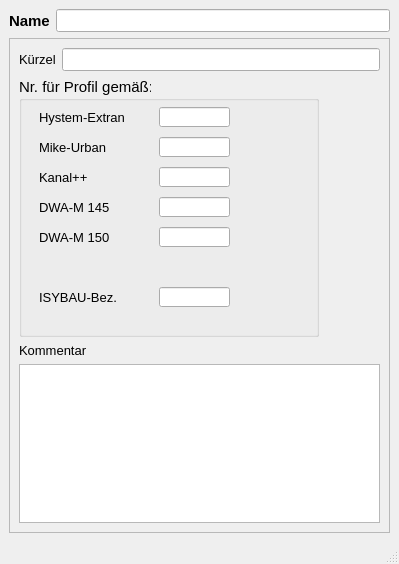
<?xml version="1.0" encoding="UTF-8"?>
<ui version="4.0">
 <class>MainWindow</class>
 <widget class="QMainWindow" name="MainWindow">
  <property name="geometry">
   <rect>
    <x>0</x>
    <y>0</y>
    <width>399</width>
    <height>564</height>
   </rect>
  </property>
  <property name="minimumSize">
   <size>
    <width>290</width>
    <height>390</height>
   </size>
  </property>
  <property name="font">
   <font>
    <family>Tahoma</family>
    <pointsize>10</pointsize>
   </font>
  </property>
  <property name="windowTitle">
   <string>Profil</string>
  </property>
  <property name="layoutDirection">
   <enum>Qt::LeftToRight</enum>
  </property>
  <widget class="QWidget" name="centralwidget">
   <layout class="QVBoxLayout" name="verticalLayout">
    <item>
     <layout class="QHBoxLayout" name="horizontalLayout">
      <item>
       <widget class="QLabel" name="label_4">
        <property name="font">
         <font>
          <family>Tahoma</family>
          <pointsize>11</pointsize>
          <weight>75</weight>
          <bold>true</bold>
         </font>
        </property>
        <property name="text">
         <string>Name</string>
        </property>
        <property name="alignment">
         <set>Qt::AlignLeading|Qt::AlignLeft|Qt::AlignVCenter</set>
        </property>
       </widget>
      </item>
      <item>
       <widget class="QLineEdit" name="profilnam">
        <property name="toolTip">
         <string>&lt;html&gt;&lt;head/&gt;&lt;body&gt;&lt;p&gt;Eindeutige Bezeichnung&lt;/p&gt;&lt;/body&gt;&lt;/html&gt;</string>
        </property>
        <property name="statusTip">
         <string>Eindeutige Bezeichnung</string>
        </property>
        <property name="text">
         <string/>
        </property>
       </widget>
      </item>
     </layout>
    </item>
    <item>
     <widget class="QScrollArea" name="scrollArea">
      <property name="widgetResizable">
       <bool>true</bool>
      </property>
      <widget class="QWidget" name="scrollAreaWidgetContents">
       <property name="geometry">
        <rect>
         <x>0</x>
         <y>0</y>
         <width>375</width>
         <height>478</height>
        </rect>
       </property>
       <layout class="QGridLayout" name="gridLayout">
        <item row="0" column="0">
         <widget class="QLabel" name="label_5">
          <property name="font">
           <font>
            <family>Tahoma</family>
            <pointsize>10</pointsize>
           </font>
          </property>
          <property name="text">
           <string>Kürzel</string>
          </property>
          <property name="alignment">
           <set>Qt::AlignLeading|Qt::AlignLeft|Qt::AlignVCenter</set>
          </property>
         </widget>
        </item>
        <item row="0" column="1">
         <widget class="QLineEdit" name="kuerzel">
          <property name="font">
           <font>
            <family>Tahoma</family>
            <pointsize>10</pointsize>
           </font>
          </property>
          <property name="toolTip">
           <string>optional: Kürzel</string>
          </property>
          <property name="statusTip">
           <string>optional: Kürzel</string>
          </property>
          <property name="text">
           <string/>
          </property>
         </widget>
        </item>
        <item row="1" column="0" colspan="2">
         <widget class="QGroupBox" name="groupBox_3">
          <property name="minimumSize">
           <size>
            <width>300</width>
            <height>260</height>
           </size>
          </property>
          <property name="maximumSize">
           <size>
            <width>300</width>
            <height>260</height>
           </size>
          </property>
          <property name="font">
           <font>
            <family>Tahoma</family>
            <pointsize>11</pointsize>
           </font>
          </property>
          <property name="title">
           <string>Nr. für Profil gemäß:</string>
          </property>
          <widget class="QLineEdit" name="kp_key">
           <property name="geometry">
            <rect>
             <x>140</x>
             <y>90</y>
             <width>71</width>
             <height>20</height>
            </rect>
           </property>
           <property name="font">
            <font>
             <family>Tahoma</family>
             <pointsize>10</pointsize>
            </font>
           </property>
           <property name="toolTip">
            <string>&lt;html&gt;&lt;head/&gt;&lt;body&gt;&lt;p&gt;Nr. des Profiltyps entspr. Kanal++&lt;/p&gt;&lt;/body&gt;&lt;/html&gt;</string>
           </property>
           <property name="statusTip">
            <string>Nr. des Profiltyps entspr. Kanal++</string>
           </property>
           <property name="text">
            <string/>
           </property>
          </widget>
          <widget class="QLabel" name="label">
           <property name="geometry">
            <rect>
             <x>20</x>
             <y>30</y>
             <width>121</width>
             <height>21</height>
            </rect>
           </property>
           <property name="font">
            <font>
             <family>Tahoma</family>
             <pointsize>10</pointsize>
            </font>
           </property>
           <property name="text">
            <string>&lt;html&gt;&lt;head/&gt;&lt;body&gt;&lt;p&gt;Hystem-Extran&lt;/p&gt;&lt;/body&gt;&lt;/html&gt;</string>
           </property>
           <property name="alignment">
            <set>Qt::AlignLeading|Qt::AlignLeft|Qt::AlignVCenter</set>
           </property>
          </widget>
          <widget class="QLineEdit" name="mu_nr">
           <property name="enabled">
            <bool>true</bool>
           </property>
           <property name="geometry">
            <rect>
             <x>140</x>
             <y>60</y>
             <width>71</width>
             <height>20</height>
            </rect>
           </property>
           <property name="font">
            <font>
             <family>Tahoma</family>
             <pointsize>10</pointsize>
            </font>
           </property>
           <property name="toolTip">
            <string>&lt;html&gt;&lt;head/&gt;&lt;body&gt;&lt;p&gt;Nr. des Profiltyps entspr. Mike Urban&lt;/p&gt;&lt;/body&gt;&lt;/html&gt;</string>
           </property>
           <property name="statusTip">
            <string>Nr. des Profiltyps entspr. Mike Urban</string>
           </property>
           <property name="layoutDirection">
            <enum>Qt::RightToLeft</enum>
           </property>
           <property name="autoFillBackground">
            <bool>false</bool>
           </property>
           <property name="text">
            <string/>
           </property>
           <property name="frame">
            <bool>true</bool>
           </property>
          </widget>
          <widget class="QLabel" name="label_3">
           <property name="geometry">
            <rect>
             <x>20</x>
             <y>90</y>
             <width>121</width>
             <height>21</height>
            </rect>
           </property>
           <property name="font">
            <font>
             <family>Tahoma</family>
             <pointsize>10</pointsize>
            </font>
           </property>
           <property name="text">
            <string>Kanal++</string>
           </property>
           <property name="alignment">
            <set>Qt::AlignLeading|Qt::AlignLeft|Qt::AlignVCenter</set>
           </property>
          </widget>
          <widget class="QLineEdit" name="he_nr">
           <property name="enabled">
            <bool>true</bool>
           </property>
           <property name="geometry">
            <rect>
             <x>140</x>
             <y>30</y>
             <width>71</width>
             <height>20</height>
            </rect>
           </property>
           <property name="font">
            <font>
             <family>Tahoma</family>
             <pointsize>10</pointsize>
            </font>
           </property>
           <property name="toolTip">
            <string>&lt;html&gt;&lt;head/&gt;&lt;body&gt;&lt;p&gt;Interne Nr., siehe HE-Editor: Hilfe &amp;gt; Aufzählungen: &amp;quot;Profiltyp&amp;quot;&lt;/p&gt;&lt;/body&gt;&lt;/html&gt;</string>
           </property>
           <property name="statusTip">
            <string>Interne Nr., siehe HE-Editor: Hilfe &gt; Aufzählungen: &quot;Profiltyp&quot;</string>
           </property>
           <property name="layoutDirection">
            <enum>Qt::RightToLeft</enum>
           </property>
           <property name="autoFillBackground">
            <bool>false</bool>
           </property>
           <property name="text">
            <string/>
           </property>
           <property name="frame">
            <bool>true</bool>
           </property>
          </widget>
          <widget class="QLabel" name="label_2">
           <property name="geometry">
            <rect>
             <x>20</x>
             <y>60</y>
             <width>121</width>
             <height>21</height>
            </rect>
           </property>
           <property name="font">
            <font>
             <family>Tahoma</family>
             <pointsize>10</pointsize>
            </font>
           </property>
           <property name="text">
            <string>Mike-Urban</string>
           </property>
           <property name="alignment">
            <set>Qt::AlignLeading|Qt::AlignLeft|Qt::AlignVCenter</set>
           </property>
          </widget>
          <widget class="QLabel" name="label_8">
           <property name="geometry">
            <rect>
             <x>20</x>
             <y>150</y>
             <width>131</width>
             <height>21</height>
            </rect>
           </property>
           <property name="font">
            <font>
             <family>Tahoma</family>
             <pointsize>10</pointsize>
            </font>
           </property>
           <property name="text">
            <string>&lt;html&gt;&lt;head/&gt;&lt;body&gt;&lt;p&gt;DWA-M 150&lt;/p&gt;&lt;/body&gt;&lt;/html&gt;</string>
           </property>
           <property name="alignment">
            <set>Qt::AlignLeading|Qt::AlignLeft|Qt::AlignVCenter</set>
           </property>
          </widget>
          <widget class="QLineEdit" name="m150">
           <property name="enabled">
            <bool>true</bool>
           </property>
           <property name="geometry">
            <rect>
             <x>140</x>
             <y>120</y>
             <width>71</width>
             <height>20</height>
            </rect>
           </property>
           <property name="font">
            <font>
             <family>Tahoma</family>
             <pointsize>10</pointsize>
            </font>
           </property>
           <property name="toolTip">
            <string>&lt;html&gt;&lt;head/&gt;&lt;body&gt;&lt;p&gt;Nr. des Entwässerungssystems entspr. Kanal++&lt;/p&gt;&lt;/body&gt;&lt;/html&gt;</string>
           </property>
           <property name="statusTip">
            <string>Nr. des Entwässerungssystems entspr. Kanal++</string>
           </property>
           <property name="layoutDirection">
            <enum>Qt::RightToLeft</enum>
           </property>
           <property name="autoFillBackground">
            <bool>false</bool>
           </property>
           <property name="text">
            <string/>
           </property>
           <property name="frame">
            <bool>true</bool>
           </property>
          </widget>
          <widget class="QLabel" name="label_7">
           <property name="geometry">
            <rect>
             <x>20</x>
             <y>210</y>
             <width>131</width>
             <height>21</height>
            </rect>
           </property>
           <property name="font">
            <font>
             <family>Tahoma</family>
             <pointsize>10</pointsize>
            </font>
           </property>
           <property name="text">
            <string>&lt;html&gt;&lt;head/&gt;&lt;body&gt;&lt;p&gt;ISYBAU-Bez.&lt;/p&gt;&lt;/body&gt;&lt;/html&gt;</string>
           </property>
           <property name="alignment">
            <set>Qt::AlignLeading|Qt::AlignLeft|Qt::AlignVCenter</set>
           </property>
          </widget>
          <widget class="QLineEdit" name="m150_2">
           <property name="geometry">
            <rect>
             <x>140</x>
             <y>150</y>
             <width>71</width>
             <height>20</height>
            </rect>
           </property>
          </widget>
          <widget class="QLabel" name="label_6">
           <property name="geometry">
            <rect>
             <x>20</x>
             <y>120</y>
             <width>131</width>
             <height>21</height>
            </rect>
           </property>
           <property name="font">
            <font>
             <family>Tahoma</family>
             <pointsize>10</pointsize>
            </font>
           </property>
           <property name="text">
            <string>&lt;html&gt;&lt;head/&gt;&lt;body&gt;&lt;p&gt;DWA-M 145&lt;/p&gt;&lt;/body&gt;&lt;/html&gt;</string>
           </property>
           <property name="alignment">
            <set>Qt::AlignLeading|Qt::AlignLeft|Qt::AlignVCenter</set>
           </property>
          </widget>
          <widget class="QLineEdit" name="isybau">
           <property name="enabled">
            <bool>true</bool>
           </property>
           <property name="geometry">
            <rect>
             <x>140</x>
             <y>210</y>
             <width>71</width>
             <height>20</height>
            </rect>
           </property>
           <property name="font">
            <font>
             <family>Tahoma</family>
             <pointsize>10</pointsize>
            </font>
           </property>
           <property name="toolTip">
            <string>&lt;html&gt;&lt;head/&gt;&lt;body&gt;&lt;p&gt;Nr. des Entwässerungssystems entspr. Kanal++&lt;/p&gt;&lt;/body&gt;&lt;/html&gt;</string>
           </property>
           <property name="statusTip">
            <string>Nr. des Entwässerungssystems entspr. Kanal++</string>
           </property>
           <property name="layoutDirection">
            <enum>Qt::RightToLeft</enum>
           </property>
           <property name="autoFillBackground">
            <bool>false</bool>
           </property>
           <property name="text">
            <string/>
           </property>
           <property name="frame">
            <bool>true</bool>
           </property>
          </widget>
         </widget>
        </item>
        <item row="2" column="0" colspan="2">
         <widget class="QLabel" name="label_15">
          <property name="text">
           <string>Kommentar</string>
          </property>
         </widget>
        </item>
        <item row="3" column="0" colspan="2">
         <widget class="QTextEdit" name="kommentar">
          <property name="minimumSize">
           <size>
            <width>0</width>
            <height>0</height>
           </size>
          </property>
          <property name="toolTip">
           <string>&lt;html&gt;&lt;head/&gt;&lt;body&gt;&lt;p&gt;Platz für zusätzliche Kommentare&lt;/p&gt;&lt;/body&gt;&lt;/html&gt;</string>
          </property>
          <property name="statusTip">
           <string>Platz für zusätzliche Kommentare</string>
          </property>
         </widget>
        </item>
       </layout>
      </widget>
     </widget>
    </item>
   </layout>
  </widget>
  <widget class="QStatusBar" name="statusbar"/>
 </widget>
 <tabstops>
  <tabstop>profilnam</tabstop>
  <tabstop>he_nr</tabstop>
  <tabstop>mu_nr</tabstop>
  <tabstop>kp_key</tabstop>
 </tabstops>
 <resources/>
 <connections/>
</ui>
